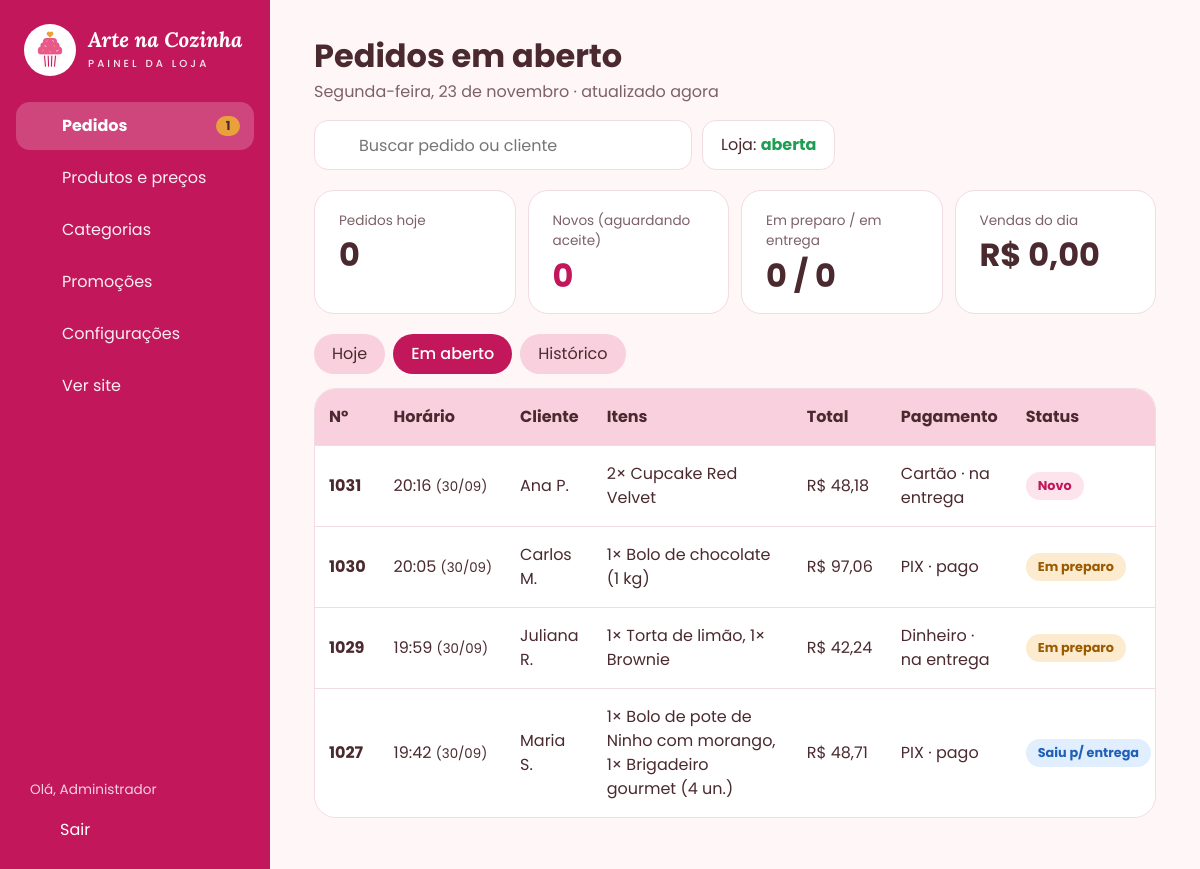
Screenshot of /admin/index.php?ver=abertos (signed in) with the database file from the repository.
### tables this page shows
CREATE TABLE pedido (
  id_pedido        INT            NOT NULL AUTO_INCREMENT,
  id_cliente       INT            NOT NULL,
  id_admin         INT            NULL,         
  data_hora        DATETIME       NOT NULL DEFAULT CURRENT_TIMESTAMP,
  status           VARCHAR(20)    NOT NULL DEFAULT 'recebido',
  forma_pagamento  VARCHAR(20)    NOT NULL,     
  pago_no_site     BOOLEAN        NOT NULL DEFAULT FALSE,
  taxa_entrega     DECIMAL(8,2)   NOT NULL DEFAULT 0,
  valor_total      DECIMAL(10,2)  NOT NULL,
  observacao       VARCHAR(255)   NULL,
  PRIMARY KEY (id_pedido),
  KEY idx_pedido_data (data_hora),
  KEY idx_pedido_status (status),
  CONSTRAINT fk_pedido_cliente FOREIGN KEY (id_cliente)
    REFERENCES cliente (id_cliente),
  CONSTRAINT fk_pedido_admin FOREIGN KEY (id_admin)
    REFERENCES administrador (id_admin)
);

CREATE TABLE cliente (
  id_cliente   INT          NOT NULL AUTO_INCREMENT,
  nome         VARCHAR(100) NOT NULL,
  telefone     VARCHAR(20)  NOT NULL,           
  endereco     VARCHAR(150) NOT NULL,
  bairro       VARCHAR(60)  NOT NULL,
  complemento  VARCHAR(60)  NULL,
  PRIMARY KEY (id_cliente),
  KEY idx_cliente_telefone (telefone)
);

### includes/bootstrap.php (called while the page is built, shortened)
<?php
function db(): PDO
{
    static $pdo = null;
    if ($pdo === null) {
        $c = APP_CONFIG;
        $dsn = "mysql:host={$c['db_host']};port={$c['db_porta']};dbname={$c['db_nome']};charset=utf8mb4";
        try {
            $pdo = new PDO($dsn, $c['db_usuario'], $c['db_senha'], [
                PDO::ATTR_ERRMODE            => PDO::ERRMODE_EXCEPTION,
                PDO::ATTR_DEFAULT_FETCH_MODE => PDO::FETCH_ASSOC,
                PDO::ATTR_EMULATE_PREPARES   => false,
            ]);
            $pdo->exec("SET time_zone = '" . date('P') . "'");
        } catch (PDOException $e) {
            http_response_code(500);
            $msg = $c['debug'] ? $e->getMessage() : 'Tente novamente em alguns minutos.';
            exit('<div style="font-family:sans-serif;padding:2rem;color:#4A2A2F">'
               . '<h2>Não foi possível conectar ao banco de dados</h2><p>'
               . htmlspecialchars($msg) . '</p><p>Verifique se o MySQL está ligado e se o banco '
               . '<code>arte_na_cozinha</code> foi importado (database/arte_na_cozinha.sql).</p></div>');
        }
    }
    return $pdo;
}
function h(?string $texto): string
{
    return htmlspecialchars((string) $texto, ENT_QUOTES, 'UTF-8');
}
function dinheiro($valor): string
{
    return 'R$ ' . number_format((float) $valor, 2, ',', '.');
}
function config_loja(string $chave, string $padrao = ''): string
{
    static $cache = null;
    if ($cache === null) {
        $cache = db()->query('SELECT chave, valor FROM configuracao')->fetchAll(PDO::FETCH_KEY_PAIR);
    }
    return $cache[$chave] ?? $padrao;
}
function loja_aberta(): bool
{
    return config_loja('loja_aberta', '1') === '1';
}
function data_extenso(?int $timestamp = null): string
{
    $timestamp ??= time();
    $dias  = ['domingo', 'segunda-feira', 'terça-feira', 'quarta-feira', 'quinta-feira', 'sexta-feira', 'sábado'];
    $meses = ['janeiro', 'fevereiro', 'março', 'abril', 'maio', 'junho', 'julho', 'agosto', 'setembro', 'outubro', 'novembro', 'dezembro'];
    return ucfirst($dias[(int) date('w', $timestamp)]) . ', ' . (int) date('j', $timestamp)
         . ' de ' . $meses[(int) date('n', $timestamp) - 1];
}
function hora(string $dataHora): string
{
    return date('H:i', strtotime($dataHora));
}

### admin/index.php (the view, shortened to what this page needs)
<?php
$ver   = $_GET['ver'] ?? 'hoje';
$busca = trim((string) ($_GET['q'] ?? ''));
$data  = (string) ($_GET['data'] ?? date('Y-m-d'));
$st = db()->prepare(
    "SELECT
        SUM(status <> 'cancelado')                           AS pedidos,
        SUM(status = 'recebido')                             AS novos,
        SUM(status = 'em_preparo')                           AS preparo,
        SUM(status = 'saiu_entrega')                         AS entrega,
        COALESCE(SUM(CASE WHEN status <> 'cancelado' THEN valor_total END), 0) AS vendas
       FROM pedido WHERE DATE(data_hora) = ?"
);
$st->execute([$ver === 'historico' ? $data : date('Y-m-d')]);
$ind = $st->fetch();
$where  = [];
$params = [];
if ($ver === 'abertos') {
    $where[] = "p.status IN ('recebido', 'em_preparo', 'saiu_entrega')";
} elseif ($ver === 'historico') {
    $where[] = 'DATE(p.data_hora) = ?';
    $params[] = $data;
} else {
    $ver = 'hoje';
    $where[] = 'DATE(p.data_hora) = CURDATE()';
}
$st = db()->prepare(
    "SELECT p.*, c.nome, c.telefone,
            GROUP_CONCAT(CONCAT(i.quantidade, '× ', pr.nome) ORDER BY i.id_item SEPARATOR ', ') AS itens
       FROM pedido p
       JOIN cliente c       ON c.id_cliente = p.id_cliente
       JOIN item_pedido i   ON i.id_pedido = p.id_pedido
       JOIN produto pr      ON pr.id_produto = i.id_produto
      WHERE " . implode(' AND ', $where) . "
      GROUP BY p.id_pedido
      ORDER BY FIELD(p.status, 'recebido', 'em_preparo', 'saiu_entrega', 'entregue', 'cancelado'), p.data_hora DESC"
);
$st->execute($params);
$pedidos = $st->fetchAll();
function nome_curto(string $nome): string
{
    $partes = preg_split('/\s+/', trim($nome));
    return count($partes) > 1 ? $partes[0] . ' ' . mb_substr(end($partes), 0, 1) . '.' : $partes[0];
}
require __DIR__ . '/../includes/admin_topo.php';
?>
<div class="painel-cabecalho">
  <div>
    <h1><?= $ver === 'hoje' ? 'Pedidos de hoje' : ($ver === 'abertos' ? 'Pedidos em aberto' : 'Histórico de pedidos') ?></h1>
    <p class="subtitulo"><?= $ver === 'historico' ? h(data_extenso(strtotime($data))) : h(data_extenso()) ?> · <span id="atualizadoEm">atualizado agora</span></p>
  </div>
  <div class="painel-cabecalho-acoes">
    <form class="busca-painel" method="get" role="search">
      <?= icone('busca') ?>
      <input type="search" name="q" value="<?= h($busca) ?>" placeholder="Buscar pedido ou cliente" aria-label="Buscar pedido ou cliente">
    </form>
    <form method="post" action="configuracoes.php">
      <button type="submit" class="botao-loja <?= loja_aberta() ? 'aberta' : 'fechada' ?>" title="Clique para <?= loja_aberta() ? 'fechar' : 'abrir' ?> a loja">
        Loja: <strong><?= loja_aberta() ? 'aberta' : 'fechada' ?></strong>
      </button>
    </form>
  </div>
</div>
<section class="indicadores" aria-label="Resumo do dia">
  <div class="indicador"><span>Pedidos <?= $ver === 'historico' ? 'no dia' : 'hoje' ?></span><strong><?= (int) $ind['pedidos'] ?></strong></div>
  <div class="indicador destaque"><span>Novos (aguardando aceite)</span><strong><?= (int) $ind['novos'] ?></strong></div>
  <div class="indicador"><span>Em preparo / em entrega</span><strong><?= (int) $ind['preparo'] ?> / <?= (int) $ind['entrega'] ?></strong></div>
  <div class="indicador"><span>Vendas do dia</span><strong><?= dinheiro($ind['vendas']) ?></strong></div>
</section>
<nav class="abas" aria-label="Filtro de pedidos">
  <a href="?ver=hoje" class="<?= $ver === 'hoje' ? 'ativo' : '' ?>">Hoje</a>
  <a href="?ver=abertos" class="<?= $ver === 'abertos' ? 'ativo' : '' ?>">Em aberto</a>
  <a href="?ver=historico" class="<?= $ver === 'historico' ? 'ativo' : '' ?>">Histórico</a>
</nav>
<div class="tabela-caixa">
  <table class="tabela tabela-responsiva">
    <thead>
      <tr>
        <th>Nº</th><th>Horário</th><th>Cliente</th><th>Itens</th><th>Total</th><th>Pagamento</th><th>Status</th><th>Ação</th>
      </tr>
    </thead>
    <tbody>
      <?php foreach ($pedidos as $p):
          $s = STATUS_PEDIDO[$p['status']];
      ?>
      <tr>
        <td data-rotulo="Nº"><a class="link-pedido" href="pedido.php?id=<?= (int) $p['id_pedido'] ?>"><strong><?= (int) $p['id_pedido'] ?></strong></a></td>
        <td data-rotulo="Horário"><?= hora($p['data_hora']) ?><?= $ver === 'abertos' && date('Y-m-d', strtotime($p['data_hora'])) !== date('Y-m-d') ? ' <small>(' . date('d/m', strtotime($p['data_hora'])) . ')</small>' : '' ?></td>
        <td data-rotulo="Cliente"><?= h(nome_curto($p['nome'])) ?></td>
        <td data-rotulo="Itens" class="celula-itens"><?= h($p['itens']) ?></td>
        <td data-rotulo="Total"><?= dinheiro($p['valor_total']) ?></td>
        <td data-rotulo="Pagamento"><?= h(FORMAS_PAGAMENTO[$p['forma_pagamento']]) ?> · <?= $p['pago_no_site'] ? 'pago' : 'na entrega' ?></td>
        <td data-rotulo="Status"><span class="etiqueta etiqueta-<?= $s['classe'] ?>"><?= h($s['admin']) ?></span></td>
      </tr>
      <?php endforeach; ?>
    </tbody>
  </table>
</div>
<?php require __DIR__ . '/../includes/admin_rodape.php'; ?>

### assets/css/style.css (style rules this page uses)
:root { --cor-principal: #C2185B; --cor-secundaria: #E8588A; --cor-apoio: #F8D0DE; --cor-fundo: #FFF6F8; --cor-texto: #4A2A2F; --cor-destaque: #E9A23B; --cor-texto-suave: #7D6167; --cor-borda: #F1DCE3; --cor-apoio-claro: #FCE8EF; --cor-sucesso: #1E9E55; --cor-sucesso-bg: #E7F6EC; --cor-branco: #FFFFFF; --fonte-titulo: 'Lora', Georgia, serif; --fonte-texto: 'Poppins', system-ui, sans-serif; --raio-botao: 14px; --raio-card: 16px; --sombra: 0 6px 20px rgba(194, 24, 91, .08); --sombra-forte: 0 12px 30px rgba(194, 24, 91, .28); --largura: 1120px; }
*, *::before, *::after { box-sizing: border-box; }
html { -webkit-text-size-adjust: 100%; scroll-behavior: smooth; }
body { margin: 0; background: var(--cor-fundo); color: var(--cor-texto); font-family: var(--fonte-texto); font-size: 15px; line-height: 1.5; -webkit-font-smoothing: antialiased; min-height: 100vh; display: flex; flex-direction: column; }
a { color: var(--cor-principal); }
button, input, select, textarea { font: inherit; color: inherit; }
h1, h2, h3 { margin: 0; line-height: 1.25; }
p { margin: 0; }
.etiqueta { display: inline-block; padding: 4px 12px; border-radius: 999px; font-size: .8rem; font-weight: 700; white-space: nowrap; }
.etiqueta-novo { background: #FDE3EC; color: var(--cor-principal); }
.etiqueta-preparo { background: #FCEBCF; color: #9A5B00; }
.etiqueta-entrega { background: #E1EEFD; color: #1F5FB8; }
@media (min-width: 760px) { body { font-size: 16px; } }

### assets/css/admin.css (style rules this page uses)
body.painel { display: block; min-height: 100vh; }
.painel-cabecalho { display: flex; flex-wrap: wrap; align-items: flex-start; justify-content: space-between; gap: 16px; margin-bottom: 20px; }
.painel-cabecalho h1 { display: flex; flex-wrap: wrap; align-items: center; gap: 10px; font-size: 1.7rem; font-weight: 700; }
.subtitulo { margin-top: 4px; color: var(--cor-texto-suave); }
.painel-cabecalho-acoes { display: flex; flex-wrap: wrap; align-items: center; gap: 10px; }
.busca-painel { position: relative; flex: 1 1 260px; }
.busca-painel input { width: 100%; min-width: 220px; height: 50px; padding: 0 16px 0 44px; border: 1px solid var(--cor-borda); border-radius: 14px; background: #fff; outline: none; }
.botao-loja { height: 50px; padding: 0 18px; border: 1px solid var(--cor-borda); border-radius: 14px; background: #fff; cursor: pointer; white-space: nowrap; }
.botao-loja.aberta strong { color: var(--cor-sucesso); }
.indicadores { display: grid; grid-template-columns: repeat(2, 1fr); gap: 12px; margin-bottom: 20px; }
.indicador { padding: 16px 18px; border: 1px solid var(--cor-borda); border-radius: 20px; background: #fff; }
.indicador span { display: block; color: var(--cor-texto-suave); font-size: .85rem; }
.indicador strong { display: block; margin-top: 6px; font-size: 1.6rem; line-height: 1.1; }
.indicador.destaque strong { color: var(--cor-principal); }
.abas { display: flex; flex-wrap: wrap; align-items: center; gap: 8px; margin-bottom: 14px; }
.abas a { padding: 8px 18px; border-radius: 999px; background: var(--cor-apoio); color: var(--cor-texto); text-decoration: none; }
.abas a.ativo { background: var(--cor-principal); color: #fff; font-weight: 500; }
.tabela-caixa { border: 1px solid var(--cor-borda); border-radius: 22px; background: #fff; overflow-x: auto; }
.tabela { width: 100%; border-collapse: collapse; }
.tabela th { padding: 16px 18px; background: var(--cor-apoio); text-align: left; font-weight: 700; white-space: nowrap; }
.tabela td { padding: 16px 18px; border-top: 1px solid var(--cor-borda); vertical-align: middle; }
.celula-itens { max-width: 320px; }
.link-pedido { color: var(--cor-texto); text-decoration: none; }
@media (min-width: 760px) { .indicadores { grid-template-columns: repeat(4, 1fr); } }
@media (min-width: 760px) { .indicador { padding: 20px 24px; } }
@media (min-width: 760px) { .indicador strong { font-size: 2rem; } }
@media (min-width: 960px) { .painel-cabecalho h1 { font-size: 2rem; } }
@media (min-width: 960px) { .tabela td[data-rotulo="Nº"], .tabela td[data-rotulo="Horário"], .tabela td[data-rotulo="Total"], .tabela td[data-rotulo="Preço"], .tabela td[data-rotulo="Preço normal"], .tabela td[data-rotulo="Status"] { white-space: nowrap; } }
@media (min-width: 960px) { .tabela td.celula-itens { min-width: 200px; } }
@media (min-width: 960px) { .tabela th, .tabela td { padding-left: 14px; padding-right: 14px; } }

### rows the page displays
pedido: id_pedido "1031", data_hora "20:16", data_hora "30/09", id_cliente.nome "Ana P.", itens "2× Cupcake Red Velvet", valor_total "R$ 48,18", forma_pagamento "Cartão", pago_no_site "na entrega", status "Novo"
pedido: id_pedido "1030", data_hora "20:05", data_hora "30/09", id_cliente.nome "Carlos M.", itens "1× Bolo de chocolate (1 kg)", valor_total "R$ 97,06", forma_pagamento "PIX", pago_no_site "pago", status "Em preparo"
pedido: id_pedido "1029", data_hora "19:59", data_hora "30/09", id_cliente.nome "Juliana R.", itens "1× Torta de limão, 1× Brownie", valor_total "R$ 42,24", forma_pagamento "Dinheiro", pago_no_site "na entrega", status "Em preparo"
pedido: id_pedido "1027", data_hora "19:42", data_hora "30/09", id_cliente.nome "Maria S.", itens "1× Bolo de pote de Ninho com morango, 1× Brigadeiro gourmet (4 un.)", valor_total "R$ 48,71", forma_pagamento "PIX", pago_no_site "pago", status "Saiu p/ entrega"

### other values shown
$rotulo "Pedidos"
$novosPendentes "1"
$rotulo "Produtos e preços"
$rotulo "Categorias"
$rotulo "Promoções"
$rotulo "Configurações"
explode(' ', $admin['nome'])[0] "Administrador"
data_extenso() "Segunda-feira, 23 de novembro"
$ind['pedidos'] "0"
$ind['novos'] "0"
$ind['preparo'] "0"
$ind['entrega'] "0"
dinheiro($ind['vendas']) "R$ 0,00"
